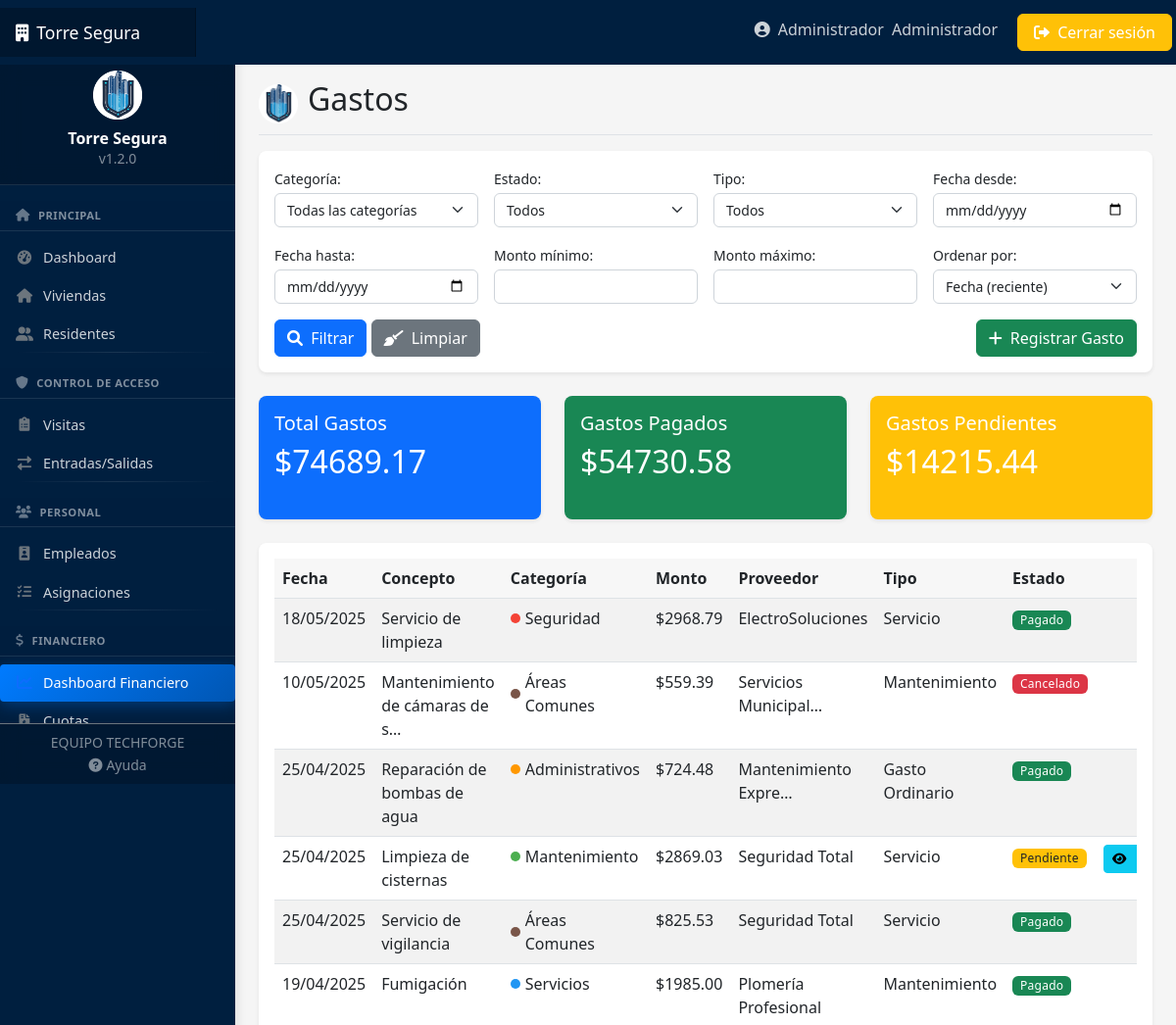
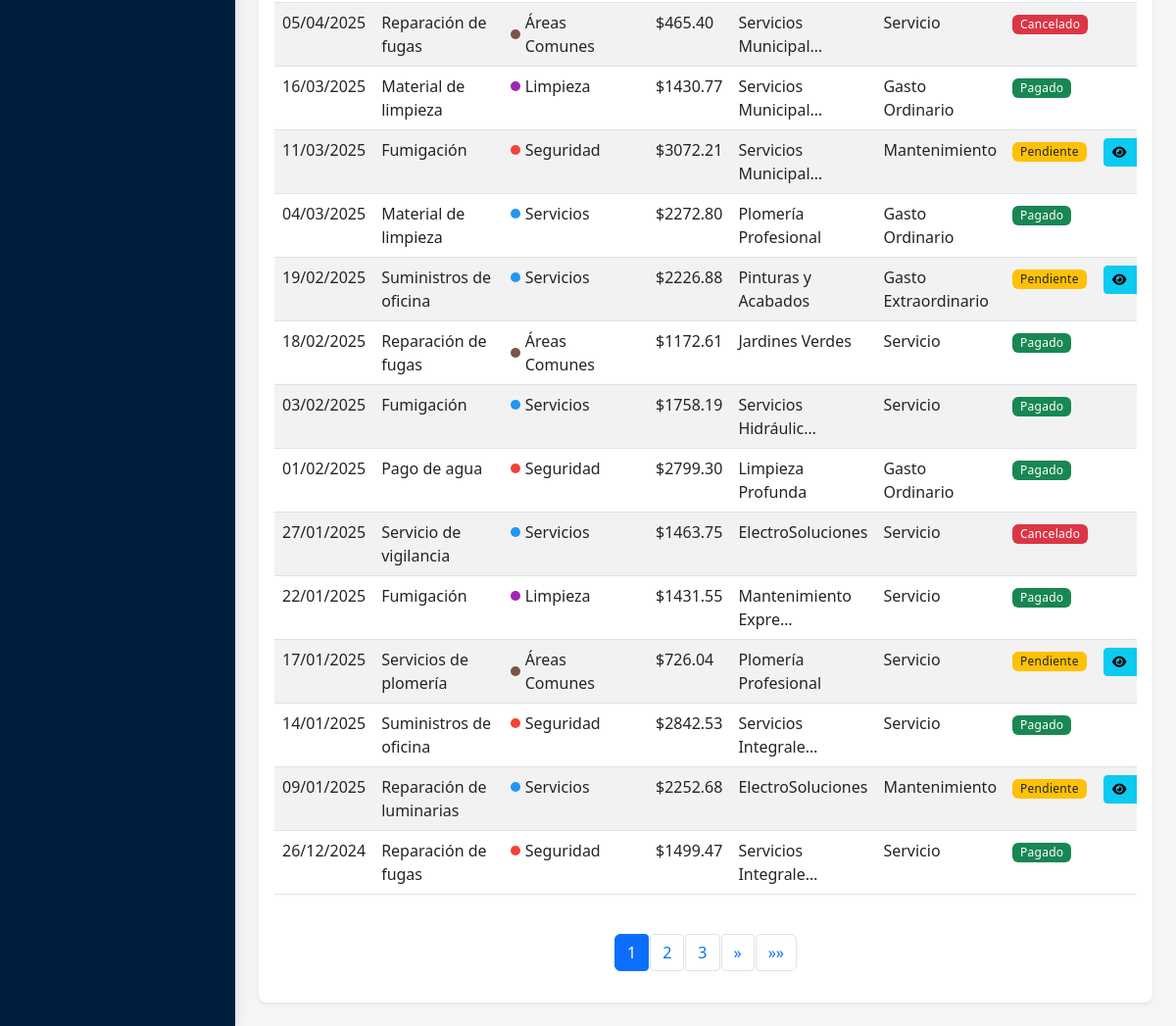
The page /financiero/gastos/ (signed in) on the database its author committed (2 pictures, top to bottom).
### usuarios/models.py (models this page shows, shortened)
class Usuario(AbstractUser):
    TIPOS_DOCUMENTO = [
        ('DNI', 'DNI'),
        ('PASAPORTE', 'Pasaporte'),
        ('CEDULA', 'Cédula'),
    ]
    rol = models.ForeignKey(Rol, on_delete=models.SET_NULL, null=True, related_name='usuarios')
    telefono = models.CharField(max_length=15, blank=True)
    tipo_documento = models.CharField(max_length=10, choices=TIPOS_DOCUMENTO, default='DNI')
    numero_documento = models.CharField(max_length=20, blank=True)
    foto = models.ImageField(upload_to='usuarios/', blank=True, null=True)
    email_confirmado = models.BooleanField(default=False)

class Rol(models.Model):
    nombre = models.CharField(max_length=50)
    descripcion = models.TextField(blank=True)
    def __str__(self):
        return self.nombre

### financiero/models.py (models this page shows, shortened)
class Gasto(models.Model):
    ESTADO_CHOICES = [
        ('PENDIENTE', 'Pendiente de pago'),
        ('PAGADO', 'Pagado'),
        ('CANCELADO', 'Cancelado'),
    ]
    TIPO_GASTO_CHOICES = [
        ('ORDINARIO', 'Gasto Ordinario'),
        ('EXTRAORDINARIO', 'Gasto Extraordinario'),
        ('MANTENIMIENTO', 'Mantenimiento'),
        ('SERVICIO', 'Servicio'),
        ('OTRO', 'Otro'),
    ]
    categoria = models.ForeignKey(CategoriaGasto, on_delete=models.PROTECT, related_name='gastos')
    concepto = models.CharField(max_length=200)
    descripcion = models.TextField(blank=True)
    monto = models.DecimalField(max_digits=10, decimal_places=2, validators=[MinValueValidator(0.01)])
    fecha = models.DateField(default=timezone.now)
    fecha_pago = models.DateField(null=True, blank=True)
    proveedor = models.CharField(max_length=200, blank=True)
    comprobante = models.FileField(upload_to='gastos/comprobantes/', null=True, blank=True)
    factura = models.CharField(max_length=100, blank=True, help_text="Número de factura o recibo")
    estado = models.CharField(max_length=15, choices=ESTADO_CHOICES, default='PENDIENTE')
    tipo_gasto = models.CharField(max_length=15, choices=TIPO_GASTO_CHOICES, default='ORDINARIO')
    registrado_por = models.ForeignKey(Usuario, on_delete=models.SET_NULL, null=True, related_name='gastos_registrados')
    autorizado_por = models.ForeignKey(Usuario, on_delete=models.SET_NULL, null=True, blank=True, related_name='gastos_autorizados')
    notas = models.TextField(blank=True)
    presupuestado = models.BooleanField(default=False, help_text="Indica si el gasto estaba presupuestado")
    recurrente = models.BooleanField(default=False, help_text="Indica si es un gasto que se repite periódicamente")
    class Meta:
        verbose_name = "Gasto"
        verbose_name_plural = "Gastos"
        ordering = ['-fecha', '-id']
        indexes = [
            models.Index(fields=['categoria', 'fecha']),
            models.Index(fields=['estado']),
        ]

class CategoriaGasto(models.Model):
    nombre = models.CharField(max_length=100)
    descripcion = models.TextField(blank=True)
    presupuesto_mensual = models.DecimalField(max_digits=10, decimal_places=2, default=0, validators=[MinValueValidator(0)])
    color = models.CharField(max_length=7, default="#3498db", help_text="Código de color HEX para gráficos")
    activo = models.BooleanField(default=True)
    class Meta:
        verbose_name = "Categoría de Gasto"
        verbose_name_plural = "Categorías de Gastos"
        ordering = ['nombre']

### financiero/views.py (the view)
# urls.py: path('gastos/', views.GastoListView.as_view(), name='gasto-list'),
class GastoListView(LoginRequiredMixin, AccesoWebPermitidoMixin, ListView):
    model = Gasto
    template_name = 'financiero/gasto_list.html'
    context_object_name = 'gastos'
    paginate_by = 20
    def get_queryset(self):
        queryset = super().get_queryset()
        categoria_id = self.request.GET.get('categoria')
        if categoria_id:
            queryset = queryset.filter(categoria_id=categoria_id)
        estado = self.request.GET.get('estado')
        if estado:
            queryset = queryset.filter(estado=estado)
        tipo = self.request.GET.get('tipo')
        if tipo:
            queryset = queryset.filter(tipo_gasto=tipo)
        fecha_desde = self.request.GET.get('fecha_desde')
        fecha_hasta = self.request.GET.get('fecha_hasta')
        if fecha_desde:
            queryset = queryset.filter(fecha__gte=fecha_desde)
        if fecha_hasta:
            queryset = queryset.filter(fecha__lte=fecha_hasta)
        monto_min = self.request.GET.get('monto_min')
        monto_max = self.request.GET.get('monto_max')
        if monto_min:
            queryset = queryset.filter(monto__gte=monto_min)
        if monto_max:
            queryset = queryset.filter(monto__lte=monto_max)
        presupuestado = self.request.GET.get('presupuestado')
        if presupuestado == 'true':
            queryset = queryset.filter(presupuestado=True)
        elif presupuestado == 'false':
            queryset = queryset.filter(presupuestado=False)
        recurrente = self.request.GET.get('recurrente')
        if recurrente == 'true':
            queryset = queryset.filter(recurrente=True)
        elif recurrente == 'false':
            queryset = queryset.filter(recurrente=False)
        orden = self.request.GET.get('orden', '-fecha')
        queryset = queryset.order_by(orden)
        return queryset
    def get_context_data(self, **kwargs):
        context = super().get_context_data(**kwargs)
        context['categorias'] = CategoriaGasto.objects.filter(activo=True)
        context['estados_gasto'] = Gasto.ESTADO_CHOICES
        context['tipos_gasto'] = Gasto.TIPO_GASTO_CHOICES
        context['categoria_id'] = self.request.GET.get('categoria', '')
        context['estado'] = self.request.GET.get('estado', '')
        context['tipo'] = self.request.GET.get('tipo', '')
        context['fecha_desde'] = self.request.GET.get('fecha_desde', '')
        context['fecha_hasta'] = self.request.GET.get('fecha_hasta', '')
        context['monto_min'] = self.request.GET.get('monto_min', '')
        context['monto_max'] = self.request.GET.get('monto_max', '')
        context['presupuestado'] = self.request.GET.get('presupuestado', '')
        context['recurrente'] = self.request.GET.get('recurrente', '')
        context['orden'] = self.request.GET.get('orden', '-fecha')
        gastos = self.object_list
        context['total_monto'] = gastos.aggregate(
            total=Coalesce(Sum('monto', output_field=DecimalField()), Decimal('0'))
        )['total']
        context['total_pagados'] = gastos.filter(estado='PAGADO').aggregate(
            total=Coalesce(Sum('monto', output_field=DecimalField()), Decimal('0'))
        )['total']
        context['total_pendientes'] = gastos.filter(estado='PENDIENTE').aggregate(
            total=Coalesce(Sum('monto', output_field=DecimalField()), Decimal('0'))
        )['total']
        return context

### templates/financiero/gasto_list.html (shortened to what this page needs)
{% extends 'base.html' %}
{% load static %}
{% block header %}Gastos{% endblock %}
{% block content %}
<div class="card mb-4">
    <div class="card-body">
        <form method="get" class="row g-3">
            <div class="col-md-3">
                <label for="categoriaSelect" class="form-label">Categoría:</label>
                <select class="form-select" id="categoriaSelect" name="categoria">
                    <option value="">Todas las categorías</option>
                </select>
            </div>
            <div class="col-md-3">
                <label for="estadoSelect" class="form-label">Estado:</label>
                <select class="form-select" id="estadoSelect" name="estado">
                    <option value="">Todos</option>
                </select>
            </div>
            <div class="col-md-3">
                <label for="tipoSelect" class="form-label">Tipo:</label>
                <select class="form-select" id="tipoSelect" name="tipo">
                    <option value="">Todos</option>
                </select>
            </div>
            <div class="col-md-3">
                <label for="fechaDesde" class="form-label">Fecha desde:</label>
                <input type="date" class="form-control" id="fechaDesde" name="fecha_desde" value="{{ fecha_desde }}">
            </div>
            <div class="col-md-3">
                <label for="fechaHasta" class="form-label">Fecha hasta:</label>
                <input type="date" class="form-control" id="fechaHasta" name="fecha_hasta" value="{{ fecha_hasta }}">
            </div>
            <div class="col-md-3">
                <label for="montoMin" class="form-label">Monto mínimo:</label>
                <input type="number" class="form-control" id="montoMin" name="monto_min" value="{{ monto_min }}" step="0.01">
            </div>
            <div class="col-md-3">
                <label for="montoMax" class="form-label">Monto máximo:</label>
                <input type="number" class="form-control" id="montoMax" name="monto_max" value="{{ monto_max }}" step="0.01">
            </div>
            <div class="col-md-3">
                <label for="ordenSelect" class="form-label">Ordenar por:</label>
                <select class="form-select" id="ordenSelect" name="orden">
                    <option value="-fecha" {% if orden == '-fecha' %}selected{% endif %}>Fecha (reciente)</option>
                </select>
            </div>
            <div class="col-12 d-flex justify-content-between">
                <div>
                    <button type="submit" class="btn btn-primary">
                        <i class="fas fa-search"></i> Filtrar
                    </button>
                    <a href="{% url 'gasto-list' %}" class="btn btn-secondary">
                        <i class="fas fa-broom"></i> Limpiar
                    </a>
                </div>
                <div>
                    <a href="{% url 'gasto-create' %}" class="btn btn-success">
                        <i class="fas fa-plus"></i> Registrar Gasto
                    </a>
                </div>
            </div>
        </form>
    </div>
</div>
<div class="row mb-4">
    <div class="col-md-4">
        <div class="card text-white bg-primary h-100">
            <div class="card-body">
                <h5 class="card-title">Total Gastos</h5>
                <h2 class="card-text">${{ total_monto|floatformat:2 }}</h2>
            </div>
        </div>
    </div>
    <div class="col-md-4">
        <div class="card text-white bg-success h-100">
            <div class="card-body">
                <h5 class="card-title">Gastos Pagados</h5>
                <h2 class="card-text">${{ total_pagados|floatformat:2 }}</h2>
            </div>
        </div>
    </div>
    <div class="col-md-4">
        <div class="card text-white bg-warning h-100">
            <div class="card-body">
                <h5 class="card-title">Gastos Pendientes</h5>
                <h2 class="card-text">${{ total_pendientes|floatformat:2 }}</h2>
            </div>
        </div>
    </div>
</div>
<div class="card">
    <div class="card-body">
        {% if gastos %}
        <div class="table-responsive">
            <table class="table table-striped table-hover">
                <thead>
                    <tr>
                        <th>Fecha</th>
                        <th>Concepto</th>
                        <th>Categoría</th>
                        <th>Monto</th>
                        <th>Proveedor</th>
                        <th>Tipo</th>
                        <th>Estado</th>
                        <th class="text-end">Acciones</th>
                    </tr>
                </thead>
                <tbody>
                    {% for gasto in gastos %}
                    <tr>
                        <td>{{ gasto.fecha|date:"d/m/Y" }}</td>
                        <td>{{ gasto.concepto|truncatechars:30 }}</td>
                        <td>
                            <div style="display: flex; align-items: center;">
                                <div style="width: 10px; height: 10px; background-color: {{ gasto.categoria.color }}; margin-right: 5px; border-radius: 50%;"></div>
                                {{ gasto.categoria.nombre }}
                            </div>
                        </td>
                        <td>${{ gasto.monto|floatformat:2 }}</td>
                        <td>{{ gasto.proveedor|default:"-"|truncatechars:20 }}</td>
                        <td>{{ gasto.get_tipo_gasto_display }}</td>
                        <td>
                            {% if gasto.estado == 'PAGADO' %}
                            <span class="badge bg-success">Pagado</span>
                            {% elif gasto.estado == 'PENDIENTE' %}
                            <span class="badge bg-warning text-dark">Pendiente</span>
                            {% else %}
                            <span class="badge bg-danger">Cancelado</span>
                            {% endif %}
                        </td>
                        <td class="text-end">
                            <div class="btn-group">
                                <a href="{% url 'gasto-detail' gasto.id %}" class="btn btn-sm btn-info" title="Ver detalle">
                                    <i class="fas fa-eye"></i>
                                </a>
                            </div>
                        </td>
                    </tr>
                    {% endfor %}
                </tbody>
            </table>
        </div>
        {% if is_paginated %}
        <nav aria-label="Page navigation" class="mt-4">
            <ul class="pagination justify-content-center">
                {% for num in paginator.page_range %}
                    {% if page_obj.number == num %}
                    <li class="page-item active"><a class="page-link" href="#">{{ num }}</a></li>
                    {% elif num > page_obj.number|add:'-3' and num < page_obj.number|add:'3' %}
                    <li class="page-item"><a class="page-link" href="?page={{ num }}{% for key, value in request.GET.items %}{% if key != 'page' %}&{{ key }}={{ value }}{% endif %}{% endfor %}">{{ num }}</a></li>
                    {% endif %}
                {% endfor %}
                {% if page_obj.has_next %}
                <li class="page-item">
                    <a class="page-link" href="?page={{ page_obj.next_page_number }}{% for key, value in request.GET.items %}{% if key != 'page' %}&{{ key }}={{ value }}{% endif %}{% endfor %}" aria-label="Siguiente">
                        <span aria-hidden="true">&raquo;</span>
                    </a>
                </li>
                <li class="page-item">
                    <a class="page-link" href="?page={{ page_obj.paginator.num_pages }}{% for key, value in request.GET.items %}{% if key != 'page' %}&{{ key }}={{ value }}{% endif %}{% endfor %}" aria-label="Última">
                        <span aria-hidden="true">&raquo;&raquo;</span>
                    </a>
                </li>
                {% endif %}
            </ul>
        </nav>
        {% endif %}
        {% else %}
        <div class="alert alert-info">
            <p class="mb-0 text-center">No se encontraron gastos con los filtros aplicados</p>
        </div>
        {% endif %}
    </div>
</div>
{% endblock %}

### templates/navbar.html (shortened to what this page needs)
<header class="navbar navbar-dark sticky-top" style="background-color: #001f3f; flex-md-nowrap; p-0; shadow">
    <a class="navbar-brand col-md-3 col-lg-2 me-0 px-3 d-flex align-items-center" href="{% url 'dashboard' %}">
        <span class="d-none d-md-inline"><i class="fas fa-building me-2"></i></span>
        Torre Segura
    </a>
    <div class="navbar-nav ms-auto">
        <div class="nav-item text-nowrap d-none d-md-flex">
            <a class="nav-link p-2 mx-2" href="{% url 'perfil' %}">
                <i class="fas fa-user-circle"></i>
                <span class="ms-1 d-none d-lg-inline">{{ user.first_name|default:user.username }}</span>
                <span class="ms-1 d-none d-lg-inline">{{ user.rol|default:user.rol }}</span>
            </a>
            <a class="btn btn-warning text-white px-3 m-1" href="{% url 'logout' %}">
                <i class="fas fa-sign-out-alt"></i>
                <span class="d-none d-lg-inline">Cerrar sesión</span>
            </a>
        </div>
    </div>
</header>

### rows shown on the page
Usuario: first_name "Administrador", rol "Administrador"
Gasto: fecha "18/05/2025", concepto "Servicio de limpieza", categoria.nombre "Seguridad", monto "2968.79", proveedor "ElectroSoluciones", tipo_gasto "Servicio", estado "Pagado"
Gasto: fecha "10/05/2025", concepto "Mantenimiento de cámaras de s…", categoria.nombre "Áreas Comunes", monto "559.39", proveedor "Servicios Municipal…", tipo_gasto "Mantenimiento", estado "Cancelado"
Gasto: fecha "25/04/2025", concepto "Reparación de bombas de agua", categoria.nombre "Administrativos", monto "724.48", proveedor "Mantenimiento Expre…", tipo_gasto "Gasto Ordinario", estado "Pagado"
Gasto: fecha "25/04/2025", concepto "Limpieza de cisternas", categoria.nombre "Mantenimiento", monto "2869.03", proveedor "Seguridad Total", tipo_gasto "Servicio", estado "Pendiente"
Gasto: fecha "25/04/2025", concepto "Servicio de vigilancia", categoria.nombre "Áreas Comunes", monto "825.53", proveedor "Seguridad Total", tipo_gasto "Servicio", estado "Pagado"
Gasto: fecha "19/04/2025", concepto "Fumigación", categoria.nombre "Servicios", monto "1985.00", proveedor "Plomería Profesional", tipo_gasto "Mantenimiento", estado "Pagado"
Gasto: fecha "05/04/2025", concepto "Reparación de fugas", categoria.nombre "Áreas Comunes", monto "465.40", proveedor "Servicios Municipal…", tipo_gasto "Servicio", estado "Cancelado"
Gasto: fecha "16/03/2025", concepto "Material de limpieza", categoria.nombre "Limpieza", monto "1430.77", proveedor "Servicios Municipal…", tipo_gasto "Gasto Ordinario", estado "Pagado"
Gasto: fecha "11/03/2025", concepto "Fumigación", categoria.nombre "Seguridad", monto "3072.21", proveedor "Servicios Municipal…", tipo_gasto "Mantenimiento", estado "Pendiente"
Gasto: fecha "04/03/2025", concepto "Material de limpieza", categoria.nombre "Servicios", monto "2272.80", proveedor "Plomería Profesional", tipo_gasto "Gasto Ordinario", estado "Pagado"
Gasto: fecha "19/02/2025", concepto "Suministros de oficina", categoria.nombre "Servicios", monto "2226.88", proveedor "Pinturas y Acabados", tipo_gasto "Gasto Extraordinario", estado "Pendiente"
Gasto: fecha "18/02/2025", concepto "Reparación de fugas", categoria.nombre "Áreas Comunes", monto "1172.61", proveedor "Jardines Verdes", tipo_gasto "Servicio", estado "Pagado"
Gasto: fecha "03/02/2025", concepto "Fumigación", categoria.nombre "Servicios", monto "1758.19", proveedor "Servicios Hidráulic…", tipo_gasto "Servicio", estado "Pagado"
Gasto: fecha "01/02/2025", concepto "Pago de agua", categoria.nombre "Seguridad", monto "2799.30", proveedor "Limpieza Profunda", tipo_gasto "Gasto Ordinario", estado "Pagado"
Gasto: fecha "27/01/2025", concepto "Servicio de vigilancia", categoria.nombre "Servicios", monto "1463.75", proveedor "ElectroSoluciones", tipo_gasto "Servicio", estado "Cancelado"
Gasto: fecha "22/01/2025", concepto "Fumigación", categoria.nombre "Limpieza", monto "1431.55", proveedor "Mantenimiento Expre…", tipo_gasto "Servicio", estado "Pagado"
Gasto: fecha "17/01/2025", concepto "Servicios de plomería", categoria.nombre "Áreas Comunes", monto "726.04", proveedor "Plomería Profesional", tipo_gasto "Servicio", estado "Pendiente"
Gasto: fecha "14/01/2025", concepto "Suministros de oficina", categoria.nombre "Seguridad", monto "2842.53", proveedor "Servicios Integrale…", tipo_gasto "Servicio", estado "Pagado"
Gasto: fecha "09/01/2025", concepto "Reparación de luminarias", categoria.nombre "Servicios", monto "2252.68", proveedor "ElectroSoluciones", tipo_gasto "Mantenimiento", estado "Pendiente"
Gasto: fecha "26/12/2024", concepto "Reparación de fugas", categoria.nombre "Seguridad", monto "1499.47", proveedor "Servicios Integrale…", tipo_gasto "Servicio", estado "Pagado"

### other values the page prints
{{ total_monto|floatformat:2 }} "74689.17"
{{ total_pagados|floatformat:2 }} "54730.58"
{{ total_pendientes|floatformat:2 }} "14215.44"
{{ num }} "1"
{{ num }} "2" "3"
